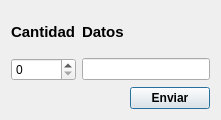
<?xml version="1.0" encoding="UTF-8"?>
<ui version="4.0">
 <class>entradaDatos</class>
 <widget class="QDialog" name="entradaDatos">
  <property name="geometry">
   <rect>
    <x>0</x>
    <y>0</y>
    <width>213</width>
    <height>120</height>
   </rect>
  </property>
  <property name="minimumSize">
   <size>
    <width>0</width>
    <height>0</height>
   </size>
  </property>
  <property name="maximumSize">
   <size>
    <width>400</width>
    <height>200</height>
   </size>
  </property>
  <property name="windowTitle">
   <string>Dialog</string>
  </property>
  <layout class="QGridLayout" name="gridLayout">
   <item row="0" column="0">
    <widget class="QLabel" name="label">
     <property name="font">
      <font>
       <pointsize>11</pointsize>
       <bold>true</bold>
      </font>
     </property>
     <property name="text">
      <string>Cantidad</string>
     </property>
    </widget>
   </item>
   <item row="0" column="1">
    <widget class="QLabel" name="label_2">
     <property name="font">
      <font>
       <pointsize>11</pointsize>
       <bold>true</bold>
      </font>
     </property>
     <property name="text">
      <string>Datos</string>
     </property>
    </widget>
   </item>
   <item row="1" column="0">
    <widget class="QSpinBox" name="spinBoxCantidad"/>
   </item>
   <item row="1" column="1" colspan="2">
    <widget class="QLineEdit" name="lineDatos"/>
   </item>
   <item row="2" column="2">
    <widget class="QPushButton" name="pushButton">
     <property name="font">
      <font>
       <bold>true</bold>
      </font>
     </property>
     <property name="text">
      <string>Enviar</string>
     </property>
    </widget>
   </item>
  </layout>
 </widget>
 <resources/>
 <connections/>
</ui>
